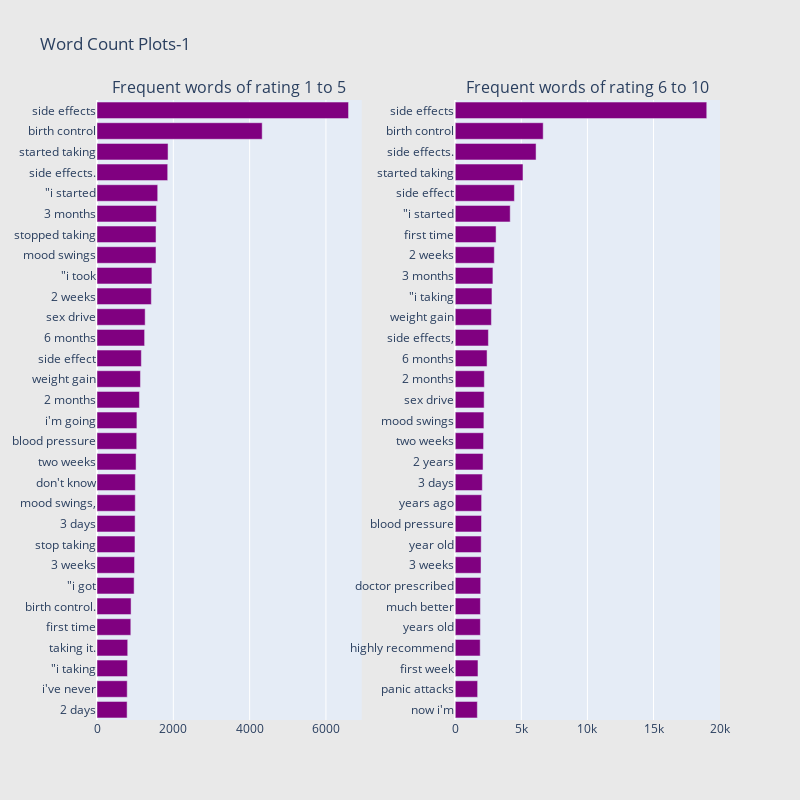

Here is the notebook cell this chart was saved with:
### Code cell
import plotly.graph_objs as go
from plotly import tools
import plotly.offline as py

# Thanks : https://www.kaggle.com/code/chocozzz/recommendation-medicines-by-using-a-review/notebook
def generate_ngrams(text, n_gram=1):
    token = [token for token in text.lower().split(" ") if token != "" if token not in STOPWORDS]
    ngrams = zip(*[token[i:] for i in range(n_gram)])
    return [" ".join(ngram) for ngram in ngrams]

## custom function for horizontal bar chart ##
def horizontal_bar_chart(df, color):
    trace = go.Bar(
        y=df["word"].values[::-1],
        x=df["wordcount"].values[::-1],
        showlegend=False,
        orientation = 'h',
        marker=dict(
        color=color,
        ),
    )
    return trace

freq_dict = defaultdict(int)
for sent in df_train_1_5["review"]:
    for word in generate_ngrams(sent,2):
        freq_dict[word] += 1
fd_sorted = pd.DataFrame(sorted(freq_dict.items(), key=lambda x: x[1])[::-1])
fd_sorted.columns = ["word", "wordcount"]
trace1 = horizontal_bar_chart(fd_sorted.head(30), 'purple')

freq_dict = defaultdict(int)
for sent in df_train_6_10["review"]:
    for word in generate_ngrams(sent,2):
        freq_dict[word] += 1
fd_sorted = pd.DataFrame(sorted(freq_dict.items(), key=lambda x: x[1])[::-1])
fd_sorted.columns = ["word", "wordcount"]
trace2 = horizontal_bar_chart(fd_sorted.head(30), 'purple')

# Creating two subplots
fig = tools.make_subplots(rows=1, cols=2, vertical_spacing=0.04,horizontal_spacing=0.15,
                          subplot_titles=["Frequent words of rating 1 to 5", 
                                          "Frequent words of rating 6 to 10"])
fig.append_trace(trace1, 1, 1)
fig.append_trace(trace2, 1, 2)
fig['layout'].update(height=800, width=800, paper_bgcolor='rgb(233,233,233)', title="Word Count Plots-1")
py.iplot(fig, filename='word-plots')

### Figure 1 — Plotly figure (JSON) as saved in the notebook; plotly's stock layout.template omitted (floating-point values rounded to 4 significant figures)
{"data": [{"marker": {"color": "purple"}, "orientation": "h", "showlegend": false, "type": "bar", "x": [789, 792, 798, 805, 886, 893, 973, 984, 995, 999, 1003, 1005, 1024, 1041, 1046, 1112, 1139, 1162, 1248, 1262, 1424, 1439, 1546, 1547, 1557, 1591, 1853, 1862, 4329, 6592], "xaxis": "x", "y": ["2 days", "i&#039;ve never", "\"i taking", "taking it.", "first time", "birth control.", "\"i got", "3 weeks", "stop taking", "3 days", "mood swings,", "don&#039;t know", "two weeks", "blood pressure", "i&#039;m going", "2 months", "weight gain", "side effect", "6 months", "sex drive", "2 weeks", "\"i took", "mood swings", "stopped taking", "3 months", "\"i started", "side effects.", "started taking", "birth control", "side effects"], "yaxis": "y"}, {"marker": {"color": "purple"}, "orientation": "h", "showlegend": false, "type": "bar", "x": [1674, 1695, 1721, 1890, 1903, 1906, 1928, 1952, 1964, 1988, 1995, 2051, 2106, 2145, 2169, 2188, 2203, 2409, 2510, 2737, 2779, 2852, 2958, 3091, 4159, 4476, 5127, 6116, 6655, 19029], "xaxis": "x2", "y": ["now i&#039;m", "panic attacks", "first week", "highly recommend", "years old", "much better", "doctor prescribed", "3 weeks", "year old", "blood pressure", "years ago", "3 days", "2 years", "two weeks", "mood swings", "sex drive", "2 months", "6 months", "side effects,", "weight gain", "\"i taking", "3 months", "2 weeks", "first time", "\"i started", "side effect", "started taking", "side effects.", "birth control", "side effects"], "yaxis": "y2"}], "layout": {"annotations": [{"font": {"size": 16}, "showarrow": false, "text": "Frequent words of rating 1 to 5", "x": 0.2125, "xanchor": "center", "xref": "paper", "y": 1, "yanchor": "bottom", "yref": "paper"}, {"font": {"size": 16}, "showarrow": false, "text": "Frequent words of rating 6 to 10", "x": 0.7875, "xanchor": "center", "xref": "paper", "y": 1, "yanchor": "bottom", "yref": "paper"}], "height": 800, "paper_bgcolor": "rgb(233,233,233)", "title": {"text": "Word Count Plots-1"}, "width": 800, "xaxis": {"anchor": "y", "autorange": true, "domain": [0, 0.425], "range": [0, 6939.0], "type": "linear"}, "xaxis2": {"anchor": "y2", "autorange": true, "domain": [0.575, 1], "range": [0, 20030.0], "type": "linear"}, "yaxis": {"anchor": "x", "autorange": true, "domain": [0, 1], "range": [-0.5, 29.5], "type": "category"}, "yaxis2": {"anchor": "x2", "autorange": true, "domain": [0, 1], "range": [-0.5, 29.5], "type": "category"}}}
